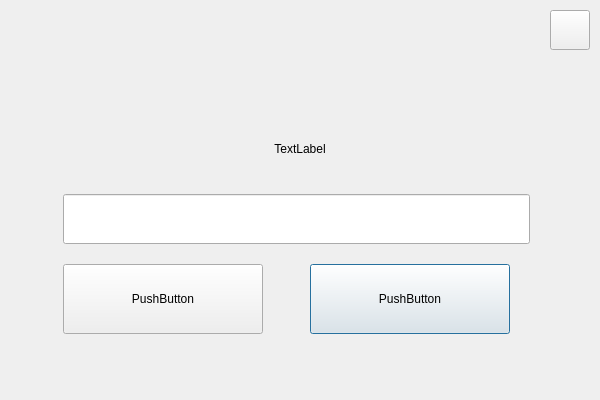
<?xml version="1.0" encoding="UTF-8"?>
<ui version="4.0">
 <class>DlgInputClass</class>
 <widget class="QDialog" name="DlgInputClass">
  <property name="geometry">
   <rect>
    <x>0</x>
    <y>0</y>
    <width>600</width>
    <height>400</height>
   </rect>
  </property>
  <property name="minimumSize">
   <size>
    <width>600</width>
    <height>400</height>
   </size>
  </property>
  <property name="maximumSize">
   <size>
    <width>600</width>
    <height>400</height>
   </size>
  </property>
  <property name="windowTitle">
   <string>DlgInput</string>
  </property>
  <layout class="QGridLayout" name="gridLayout">
   <property name="leftMargin">
    <number>10</number>
   </property>
   <property name="topMargin">
    <number>10</number>
   </property>
   <property name="rightMargin">
    <number>10</number>
   </property>
   <property name="bottomMargin">
    <number>10</number>
   </property>
   <property name="spacing">
    <number>20</number>
   </property>
   <item row="4" column="3">
    <spacer name="horizontalSpacer_2">
     <property name="orientation">
      <enum>Qt::Orientation::Horizontal</enum>
     </property>
     <property name="sizeHint" stdset="0">
      <size>
       <width>11</width>
       <height>20</height>
      </size>
     </property>
    </spacer>
   </item>
   <item row="0" column="6">
    <widget class="QToolButton" name="toolButtonDlgClose">
     <property name="minimumSize">
      <size>
       <width>40</width>
       <height>40</height>
      </size>
     </property>
     <property name="maximumSize">
      <size>
       <width>40</width>
       <height>40</height>
      </size>
     </property>
     <property name="text">
      <string/>
     </property>
     <property name="icon">
      <iconset theme="QIcon::ThemeIcon::ApplicationExit"/>
     </property>
     <property name="iconSize">
      <size>
       <width>30</width>
       <height>30</height>
      </size>
     </property>
    </widget>
   </item>
   <item row="0" column="0" colspan="6">
    <spacer name="horizontalSpacer_6">
     <property name="orientation">
      <enum>Qt::Orientation::Horizontal</enum>
     </property>
     <property name="sizeHint" stdset="0">
      <size>
       <width>518</width>
       <height>27</height>
      </size>
     </property>
    </spacer>
   </item>
   <item row="4" column="0">
    <spacer name="horizontalSpacer">
     <property name="orientation">
      <enum>Qt::Orientation::Horizontal</enum>
     </property>
     <property name="sizeHint" stdset="0">
      <size>
       <width>11</width>
       <height>20</height>
      </size>
     </property>
    </spacer>
   </item>
   <item row="4" column="5" colspan="2">
    <spacer name="horizontalSpacer_5">
     <property name="orientation">
      <enum>Qt::Orientation::Horizontal</enum>
     </property>
     <property name="sizeHint" stdset="0">
      <size>
       <width>57</width>
       <height>20</height>
      </size>
     </property>
    </spacer>
   </item>
   <item row="4" column="4">
    <widget class="QPushButton" name="pushButtonNo">
     <property name="minimumSize">
      <size>
       <width>200</width>
       <height>70</height>
      </size>
     </property>
     <property name="maximumSize">
      <size>
       <width>200</width>
       <height>70</height>
      </size>
     </property>
     <property name="text">
      <string>PushButton</string>
     </property>
    </widget>
   </item>
   <item row="1" column="0" colspan="7">
    <spacer name="verticalSpacer">
     <property name="orientation">
      <enum>Qt::Orientation::Vertical</enum>
     </property>
     <property name="sizeHint" stdset="0">
      <size>
       <width>20</width>
       <height>54</height>
      </size>
     </property>
    </spacer>
   </item>
   <item row="2" column="0" colspan="7">
    <widget class="QLabel" name="labelTitle">
     <property name="minimumSize">
      <size>
       <width>0</width>
       <height>50</height>
      </size>
     </property>
     <property name="maximumSize">
      <size>
       <width>16777215</width>
       <height>50</height>
      </size>
     </property>
     <property name="text">
      <string>TextLabel</string>
     </property>
     <property name="alignment">
      <set>Qt::AlignmentFlag::AlignCenter</set>
     </property>
    </widget>
   </item>
   <item row="4" column="2">
    <widget class="QPushButton" name="pushButtonYes">
     <property name="minimumSize">
      <size>
       <width>200</width>
       <height>70</height>
      </size>
     </property>
     <property name="maximumSize">
      <size>
       <width>200</width>
       <height>70</height>
      </size>
     </property>
     <property name="text">
      <string>PushButton</string>
     </property>
    </widget>
   </item>
   <item row="6" column="0" colspan="7">
    <spacer name="verticalSpacer_3">
     <property name="orientation">
      <enum>Qt::Orientation::Vertical</enum>
     </property>
     <property name="sizeHint" stdset="0">
      <size>
       <width>578</width>
       <height>26</height>
      </size>
     </property>
    </spacer>
   </item>
   <item row="4" column="1">
    <spacer name="horizontalSpacer_3">
     <property name="orientation">
      <enum>Qt::Orientation::Horizontal</enum>
     </property>
     <property name="sizeHint" stdset="0">
      <size>
       <width>10</width>
       <height>20</height>
      </size>
     </property>
    </spacer>
   </item>
   <item row="5" column="0" colspan="7">
    <spacer name="verticalSpacer_2">
     <property name="orientation">
      <enum>Qt::Orientation::Vertical</enum>
     </property>
     <property name="sizeHint" stdset="0">
      <size>
       <width>578</width>
       <height>27</height>
      </size>
     </property>
    </spacer>
   </item>
   <item row="3" column="2" colspan="4">
    <widget class="QLineEdit" name="lineEdit">
     <property name="minimumSize">
      <size>
       <width>0</width>
       <height>50</height>
      </size>
     </property>
     <property name="maximumSize">
      <size>
       <width>16777215</width>
       <height>50</height>
      </size>
     </property>
     <property name="alignment">
      <set>Qt::AlignmentFlag::AlignCenter</set>
     </property>
    </widget>
   </item>
  </layout>
 </widget>
 <layoutdefault spacing="6" margin="11"/>
 <tabstops>
  <tabstop>lineEdit</tabstop>
  <tabstop>pushButtonYes</tabstop>
  <tabstop>pushButtonNo</tabstop>
  <tabstop>toolButtonDlgClose</tabstop>
 </tabstops>
 <resources/>
 <connections>
  <connection>
   <sender>toolButtonDlgClose</sender>
   <signal>clicked()</signal>
   <receiver>DlgInputClass</receiver>
   <slot>close()</slot>
   <hints>
    <hint type="sourcelabel">
     <x>570</x>
     <y>29</y>
    </hint>
    <hint type="destinationlabel">
     <x>470</x>
     <y>3</y>
    </hint>
   </hints>
  </connection>
  <connection>
   <sender>pushButtonYes</sender>
   <signal>clicked()</signal>
   <receiver>DlgInputClass</receiver>
   <slot>close()</slot>
   <hints>
    <hint type="sourcelabel">
     <x>205</x>
     <y>294</y>
    </hint>
    <hint type="destinationlabel">
     <x>224</x>
     <y>356</y>
    </hint>
   </hints>
  </connection>
  <connection>
   <sender>pushButtonNo</sender>
   <signal>clicked()</signal>
   <receiver>DlgInputClass</receiver>
   <slot>close()</slot>
   <hints>
    <hint type="sourcelabel">
     <x>396</x>
     <y>302</y>
    </hint>
    <hint type="destinationlabel">
     <x>407</x>
     <y>351</y>
    </hint>
   </hints>
  </connection>
 </connections>
</ui>
